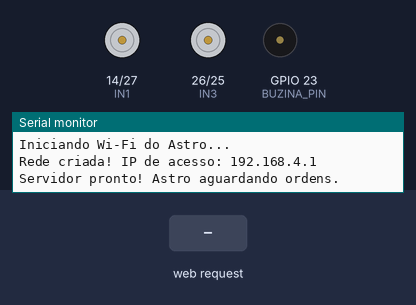
This sketch was run on a simulated ESP32. Parts: motor-driver pin pairs drawn as motors (green arrow = first pin HIGH = forward, orange = second pin HIGH = backward, longer = more drive, scaled by the enable pin), buzzer (waves = sounding, pin HIGH), the last lines printed to the serial monitor. Inputs (shaded band) come from the test bench.

Above: at 1.2 s.
1.3 s: HTTP request GET /H received
At 1.7 s:
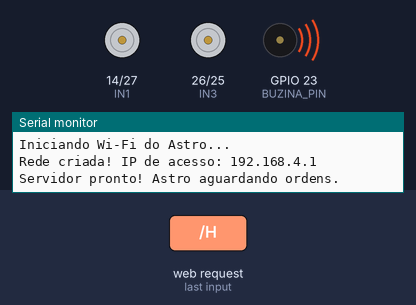
3.3 s: HTTP request GET /M?e=1 received
At 3.7 s:
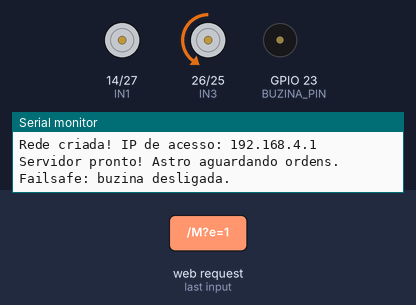
5.3 s: HTTP request GET /M?d=1 received
At 5.7 s:
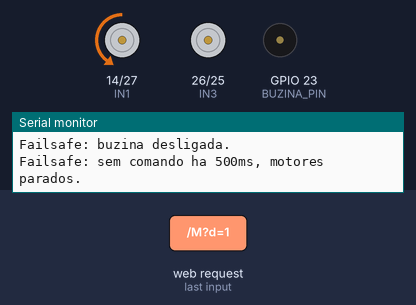
7.3 s: HTTP request GET /M?e=1&d=1 received
At 7.7 s:
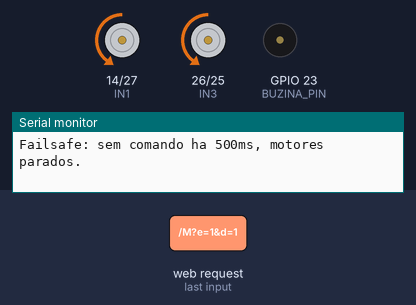
Timing chart, 0 to 10.3 s (numbered marks = the images above; inputs shaded):
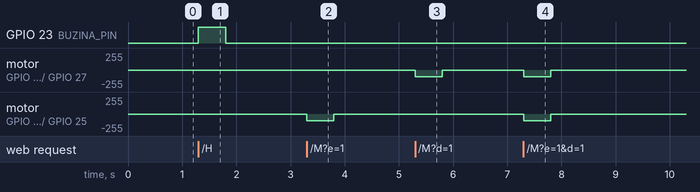

Measured:
- after the input at 1.3 s, GPIO 23 (BUZINA_PIN): LOW → HIGH at once, → LOW 0.50 s later
- after the input at 3.3 s, motor on GPIO 26 (IN3) / GPIO 25 (IN4): stopped → backward 100/255 at once, → stopped 0.50 s later
- after the input at 5.3 s, motor on GPIO 14 (IN1) / GPIO 27 (IN2): stopped → backward 100/255 at once, → stopped 0.50 s later
- after the input at 7.3 s, motor on GPIO 14 (IN1) / GPIO 27 (IN2), motor on GPIO 26 (IN3) / GPIO 25 (IN4): stopped → backward 100/255 at once, → stopped 0.50 s later

The sketch:

astro.ino
```cpp
#include <WiFi.h>
#include <WebServer.h>
#include "pagina.h"

// ==========================================
// 1. CONFIGURAÇÃO DA REDE WI-FI (Access Point)
// ==========================================
const char* ssid = "Astro_Rc";
const char* password = "dias1234";

// Inicia o servidor web na porta padrão HTTP (80)
WebServer server(80);

// ==========================================
// 2. CONFIGURAÇÃO DOS PINOS E MOTORES (UMA PONTE H)
// ==========================================
// Canal A (hoje move o lado direito: ver CORRIGIR_FRENTE_RE)
const int ENA = 13;
const int IN1 = 14;
const int IN2 = 27;

// Canal B (hoje move o lado esquerdo: ver CORRIGIR_FRENTE_RE)
const int IN3 = 26;
const int IN4 = 25;
const int ENB = 33;

// Pino da Buzina
const int BUZINA_PIN = 23;

// Pinos do Sensor Ultrassônico (HC-SR04)
// O alarme de ré foi retirado; os pinos continuam ligados e reservados
// para um uso futuro do sensor.
const int TRIG_PIN = 4;
const int ECHO_PIN = 35;

// ==========================================
// PARADA DE SEGURANÇA (failsafe)
// ==========================================
// Enquanto o carrinho anda, a página repete o comando a cada 150ms.
// Se o ESP ficar TEMPO_LIMITE_MS sem receber a repetição (Wi-Fi caiu, celular
// travou, aba fechada...), ele para os motores / desliga a buzina sozinho.
const unsigned long TEMPO_LIMITE_MS = 500;
bool motoresAtivos = false;
bool buzinaManual = false;
unsigned long ultimoComandoMotor = 0;
unsigned long ultimoComandoBuzina = 0;

// Declaração antecipada da função parar para o configurarPinos não dar erro
void parar();

void configurarPinos() {
    // Configura os pinos de direção como SAÍDA
    pinMode(IN1, OUTPUT); pinMode(IN2, OUTPUT);
    pinMode(IN3, OUTPUT); pinMode(IN4, OUTPUT);

    // Configura buzina e garante que comece desligada
    pinMode(BUZINA_PIN, OUTPUT);
    digitalWrite(BUZINA_PIN, LOW);

    // Pinos do Sensor Ultrassônico (reservados): Trig fica em LOW, parado
    pinMode(TRIG_PIN, OUTPUT);
    digitalWrite(TRIG_PIN, LOW);
    pinMode(ECHO_PIN, INPUT);

    // Configura o PWM para o controle de velocidade (1000 Hz, 10 bits = 0 a 1023)
    ledcAttach(ENA, 1000, 10);
    ledcAttach(ENB, 1000, 10);

    parar(); // Garante que o robô inicie parado
}

// PWM mínimo que de fato faz a roda girar. Abaixo disso o motor DC só chia e
// esquenta sem sair do lugar, então o curso do analógico começa daqui.
// Se o carrinho não andar com o analógico pouco empurrado, aumente; se ele
// já sair rápido demais, diminua.
const int PWM_MINIMO = 400;

// Aciona UM lado da ponte H com velocidade proporcional.
// velocidade: -1023 (ré total) .. 0 (parado) .. 1023 (frente total)
void acionarLado(int pinoA, int pinoB, int pinoEN, int velocidade) {
    velocidade = constrain(velocidade, -1023, 1023);
    if (velocidade == 0) {
        digitalWrite(pinoA, LOW); digitalWrite(pinoB, LOW);
        ledcWrite(pinoEN, 0);
        return;
    }
    digitalWrite(pinoA, velocidade > 0 ? HIGH : LOW);
    digitalWrite(pinoB, velocidade > 0 ? LOW : HIGH);
    ledcWrite(pinoEN, map(abs(velocidade), 1, 1023, PWM_MINIMO, 1023));
}

// Comandos de Movimento
// Ajuste de fiação: no carrinho montado, os lados (virar) estavam certos, mas
// frente e ré saíam trocadas. Inverter só a polaridade dos motores trocaria
// também esquerda/direita, então a correção é trocar os canais E inverter os
// dois: o canal B leva o lado esquerdo e o canal A o direito, ambos com o
// sentido invertido (é como se a frente do chassi fosse o outro lado).
// Se um dia refizer a fiação e frente/ré voltarem a sair trocadas, mude para false.
const bool CORRIGIR_FRENTE_RE = true;

void moverMotores(int velEsquerda, int velDireita) {
    if (CORRIGIR_FRENTE_RE) {
        acionarLado(IN1, IN2, ENA, -velDireita);
        acionarLado(IN3, IN4, ENB, -velEsquerda);
    } else {
        acionarLado(IN1, IN2, ENA, velEsquerda);
        acionarLado(IN3, IN4, ENB, velDireita);
    }
}
void parar() { moverMotores(0, 0); }

// Chamado a cada comando de movimento: marca que os motores estão ligados
// e renova o prazo do failsafe
void manterMotores() {
    motoresAtivos = true;
    ultimoComandoMotor = millis();
}

void pararTudo() {
    parar();
    motoresAtivos = false;
}

// ==========================================
// 3. SETUP INICIAL DO SISTEMA
// ==========================================
void setup() {
    Serial.begin(115200);
    configurarPinos();

    // Cria a Rede Wi-Fi
    Serial.println("Iniciando Wi-Fi do Astro...");
    WiFi.softAP(ssid, password);
    Serial.print("Rede criada! IP de acesso: ");
    Serial.println(WiFi.softAPIP()); // O IP será 192.168.4.1

    // ------------------------------------------
    // ROTAS DO SERVIDOR WEB
    // ------------------------------------------

    // Página de controle (HTML, CSS e JS embutidos em pagina.h)
    server.on("/", HTTP_GET, []() { server.send(200, "text/html", index_html); });
    server.on("/index.html", HTTP_GET, []() { server.send(200, "text/html", index_html); });

    // Rotas de Comandos Motores e Buzina
    // /M?e=<esquerda>&d=<direita>: velocidade de cada lado, de -1023 a 1023,
    // já misturada pela página a partir dos analógicos (acelerador + direção)
    server.on("/M", []() {
        int esq = constrain(server.arg("e").toInt(), -1023, 1023);
        int dir = constrain(server.arg("d").toInt(), -1023, 1023);
        if (esq == 0 && dir == 0) {
            pararTudo();
        } else {
            moverMotores(esq, dir);
            manterMotores();
        }
        server.send(200);
    });
    server.on("/S", []() { pararTudo(); server.send(200); });
    server.on("/H", []() {
        digitalWrite(BUZINA_PIN, HIGH);
        buzinaManual = true;
        ultimoComandoBuzina = millis();
        server.send(200);
    });
    server.on("/Q", []() { digitalWrite(BUZINA_PIN, LOW); buzinaManual = false; server.send(200); });
    server.on("/ping", []() { server.send(200); });
    server.onNotFound([]() { server.send(404, "text/plain", "Nao encontrado"); });

    // Inicia o servidor
    server.begin();
    Serial.println("Servidor pronto! Astro aguardando ordens.");
}

// ==========================================
// 4. LOOP PRINCIPAL
// ==========================================
void loop() {
    server.handleClient(); // Continua ouvindo o navegador rapidamente

    // Failsafe: sem repetição do comando dentro do prazo, desliga sozinho
    unsigned long agora = millis();
    if (motoresAtivos && agora - ultimoComandoMotor > TEMPO_LIMITE_MS) {
        pararTudo();
        Serial.println("Failsafe: sem comando ha 500ms, motores parados.");
    }
    if (buzinaManual && agora - ultimoComandoBuzina > TEMPO_LIMITE_MS) {
        digitalWrite(BUZINA_PIN, LOW);
        buzinaManual = false;
        Serial.println("Failsafe: buzina desligada.");
    }
}
```

Source omitted: pagina.h (36294 bytes)
